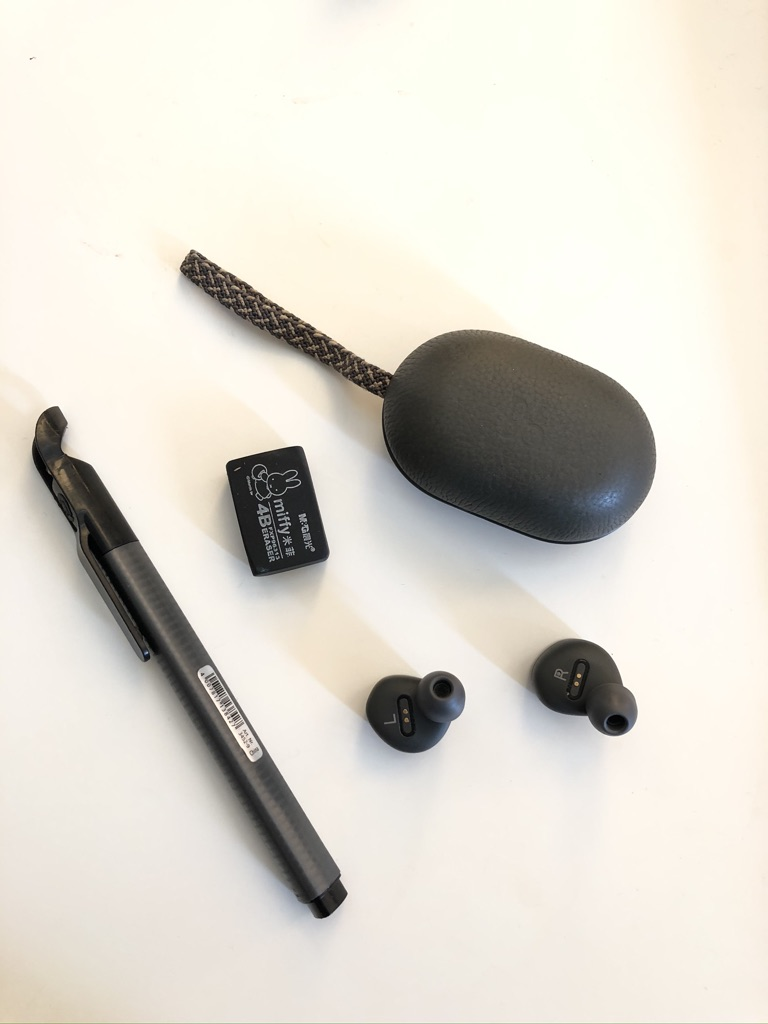
#> input picture ImageSegmentation/img1.jpg, 768 x 1024 px
$ python ImageSegmentation4.py
#> lines starting #> are read from the running program, lines starting #| are printed output that depends on the picture; after the words box and inside, x2 and y2 are one past the last pixel; in counts of white or black regions, pixels touching at a corner belong together
import cv2
import numpy as np

img1 = './img1.jpg'
read_img = cv2.imread(img1)
#> read_img is the input picture: shape (1024, 768, 3); mean B, G, R 207.1, 216.3, 220.5
img_data = np.array(read_img)
gray = cv2.cvtColor(read_img, cv2.COLOR_BGR2GRAY)
# Apply GaussianBlur to reduce image noise if it is required
gray = cv2.GaussianBlur(gray, (5, 5), 0)
ret, thresh = cv2.threshold(gray, 0, 255, cv2.THRESH_BINARY_INV + cv2.THRESH_OTSU)
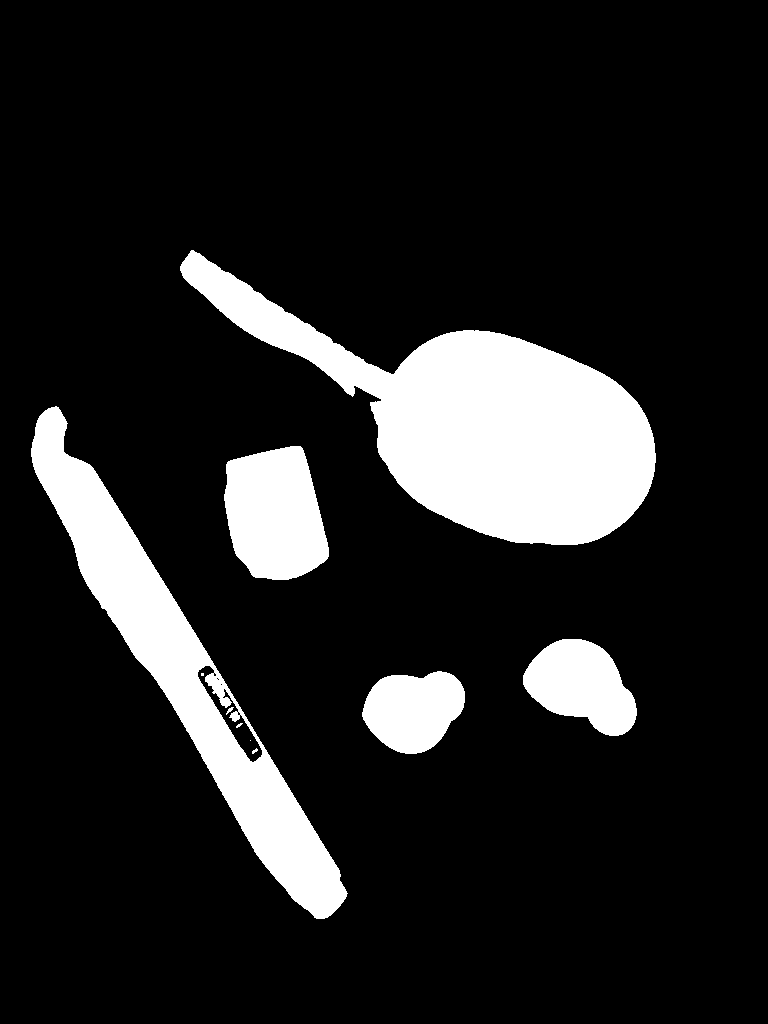
#> thresh: shape (1024, 768); 14% white; 10 white regions (4 under 20 px), largest, box (x1, y1, x2, y2) and area: (180, 250, 656, 545) 53832, (31, 406, 348, 919) 31453, (224, 446, 329, 580) 10916, (523, 639, 637, 736) 7218, (362, 671, 465, 754) 6296, (226, 707, 234, 715) 25
#> ret = 156
cv2.imwrite('thresh.jpg', thresh)

# Applying Otsu's method setting the flag value into cv.THRESH_OTSU.
# Use a bimodal image as an input.
# Optimal threshold value is determined automatically.
otsu_threshold, image_result = cv2.threshold(gray, 0, 255, cv2.THRESH_BINARY + cv2.THRESH_OTSU,)
#> otsu_threshold = 156
cv2.imwrite('otsu_method.jpg', image_result)
print("Otsu's Binarization; Obtained threshold: ", otsu_threshold)
#| Otsu's Binarization; Obtained threshold:  156.0

# noise removal
kernel = np.ones((3, 3), np.uint8)
# opening = cv2.morphologyEx(thresh, cv2.MORPH_OPEN, kernel, iterations=2)
opening = cv2.morphologyEx(image_result, cv2.MORPH_OPEN, kernel, iterations=2)
#> opening: shape (1024, 768); 86% white; 6 black regions (1 under 20 px), largest, box (x1, y1, x2, y2) and area: (180, 250, 656, 545) 53861, (31, 406, 348, 919) 31820, (224, 446, 329, 580) 10916, (523, 639, 637, 736) 7218, (362, 671, 465, 754) 6296
cv2.imwrite('open.jpg', opening)
# sure background area
sure_bg = cv2.dilate(opening, kernel, iterations=3)
#> sure_bg: shape (1024, 768); 87.8% white; 6 black regions, box (x1, y1, x2, y2) and area: (184, 255, 653, 542) 48936, (34, 410, 343, 916) 25643, (227, 449, 326, 577) 9512, (526, 642, 634, 733) 5988, (366, 675, 462, 751) 5200, (208, 674, 244, 721) 332
cv2.imwrite('sure_background.jpg', sure_bg)
# Finding sure foreground area
dist_transform = cv2.distanceTransform(opening, cv2.DIST_L2, 5)
ret, sure_fg = cv2.threshold(dist_transform, 0.7 * dist_transform.max(), 255, 0)
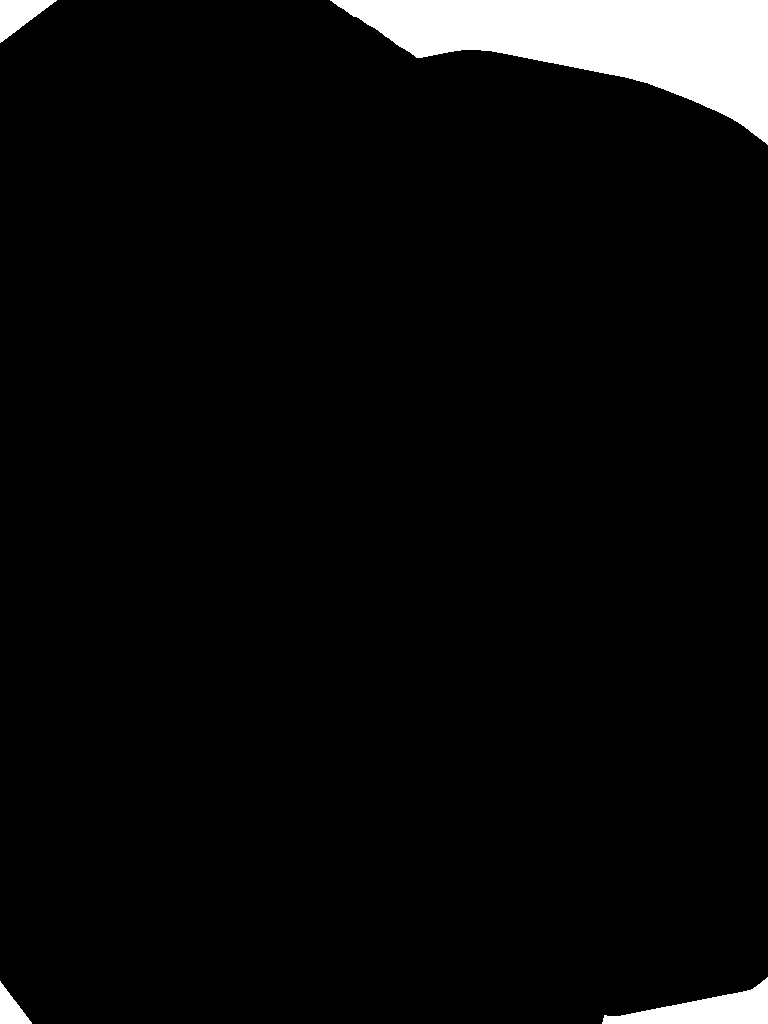
#> sure_fg: shape (1024, 768) float32; 4.5% white; 4 white regions, box (x1, y1, x2, y2) and area: (330, 0, 768, 145) 30060, (602, 977, 768, 1024) 3612, (0, 0, 57, 43) 1252, (0, 981, 32, 1024) 710
#> ret = 280.4
cv2.imwrite('sure_foreground.jpg', sure_fg)
# Finding unknown region
sure_fg = np.uint8(sure_fg)
unknown = cv2.subtract(sure_bg, sure_fg)
#> unknown: shape (1024, 768); 83.3% white; 10 black regions, largest, box (x1, y1, x2, y2) and area: (184, 255, 653, 542) 48936, (330, 0, 768, 145) 30060, (34, 410, 343, 916) 25643
# Marker labelling
ret, markers = cv2.connectedComponents(sure_fg)
#> markers: shape (1024, 768) int32; 5 distinct labels, from 0 to 4
#> ret = 5
# ret, markers = cv2.connectedComponents(sure_bg)
# Add one to all labels so that sure background is not 0, but 1
markers = markers + 1
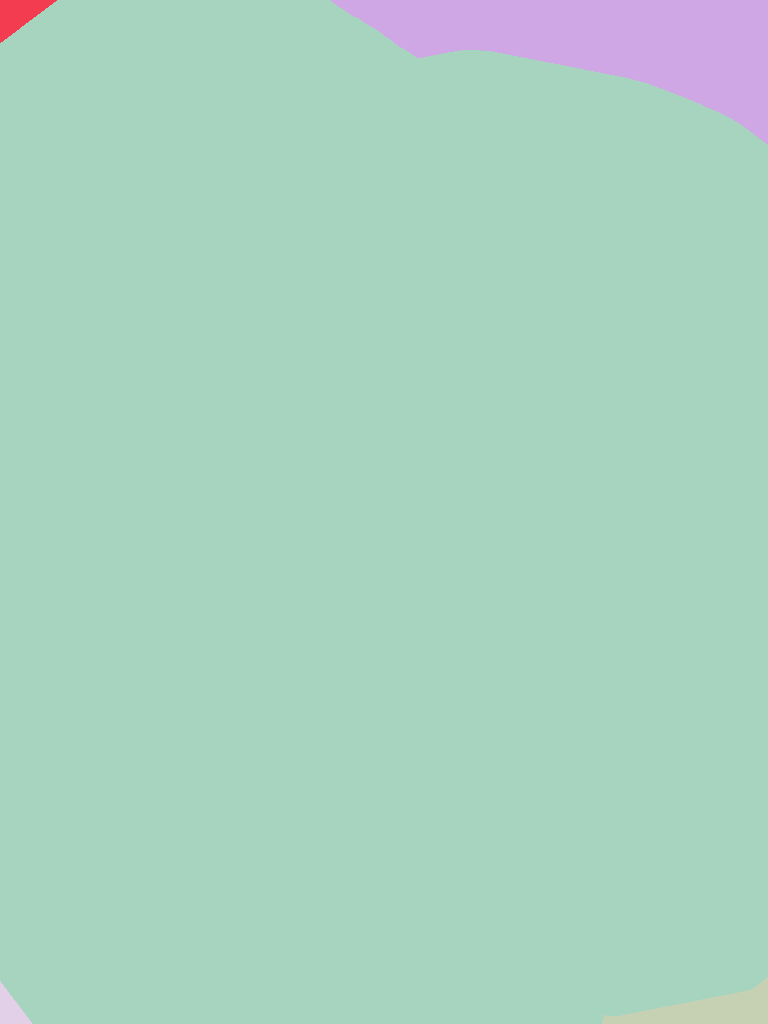
#> markers: shape (1024, 768) int32; 5 distinct labels, from 1 to 5; one colour per label, 0 black
# Now, mark the region of unknown with zero
markers[unknown == 255] = 0
#> markers: shape (1024, 768) int32; 6 distinct labels, from 0 to 5
markers = cv2.watershed(read_img, markers)
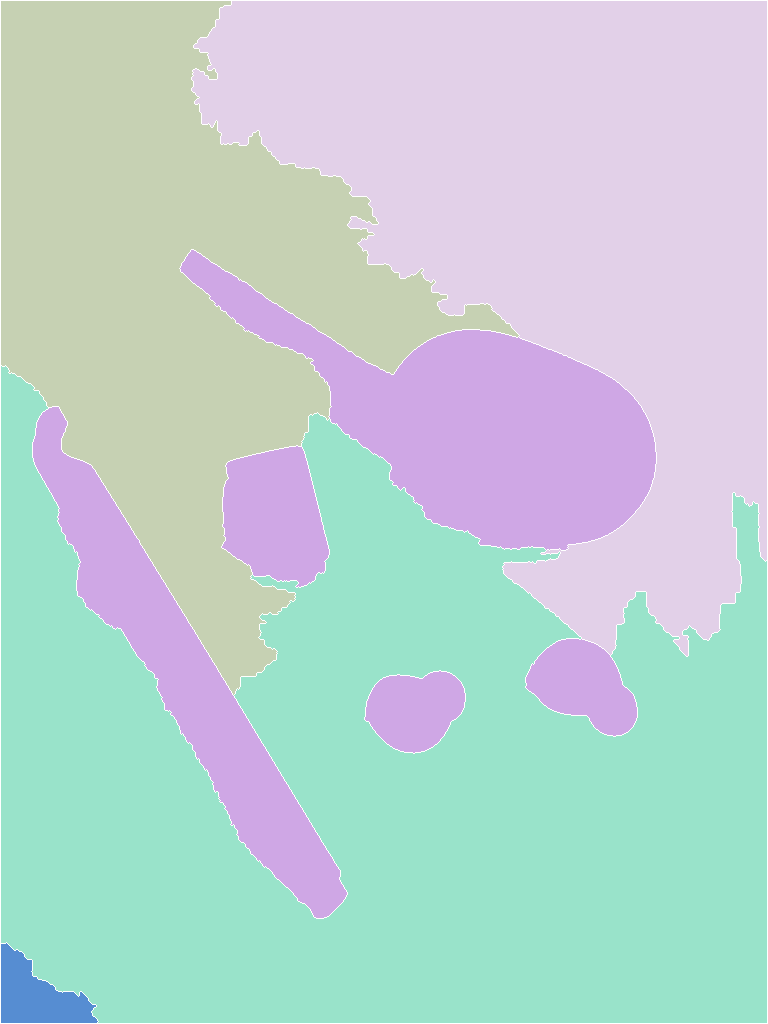
#> markers: shape (1024, 768) int32; 6 distinct labels, from -1 to 5; one colour per label, 0 black, -1 white
cv2.imwrite('maker.jpg', markers)
read_img[markers == -1] = [255, 0, 0]
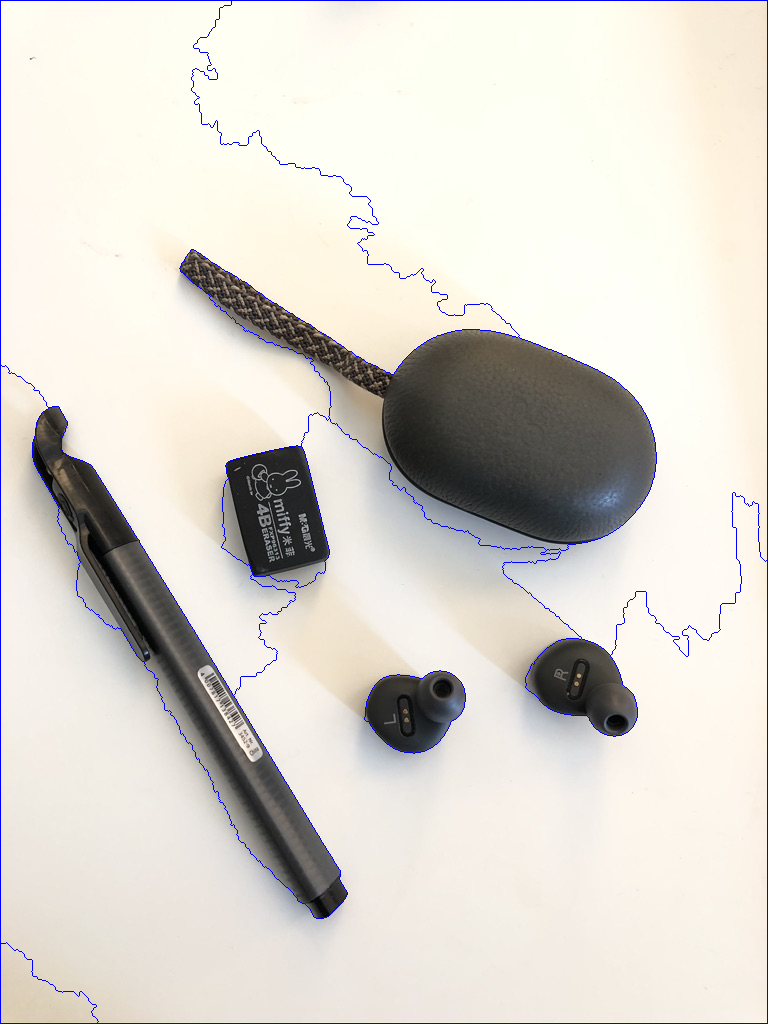
#> read_img: shape (1024, 768, 3); 1.11% of pixels changed, all inside (x1, y1, x2, y2) = (0, 0, 768, 1024)

cv2.imshow('Result Images', read_img)
cv2.imwrite('final_result.bmp', read_img)
print('Finish Compute')
cv2.waitKey(0)
cv2.destroyAllWindows()
